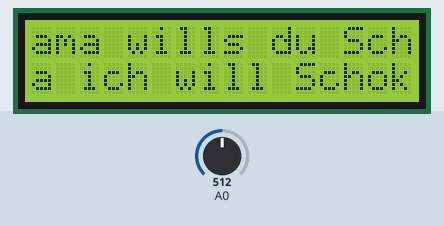
Simulated run of this sketch. Board: Arduino Uno, built with avr-gcc and run on an emulated ATmega328P. On the bench: 16×2 character LCD. Inputs (shaded band) come from the test bench; at power-on: A0 = 512.

Above: at 0.2 s.
At 4.7 s:
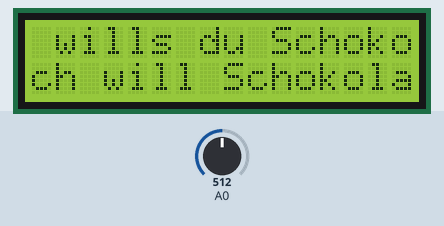
At 9.2 s:
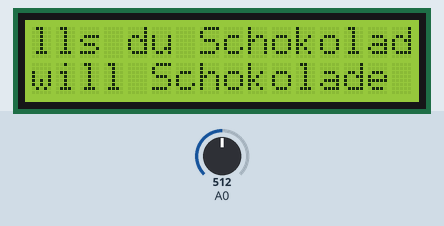
At 18.2 s:
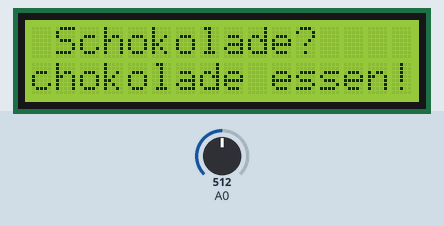
At 27.2 s:
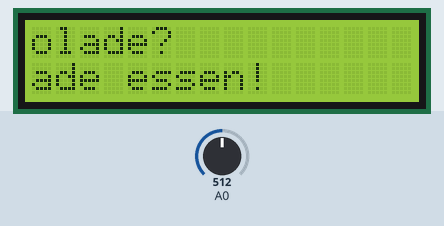
At 37.7 s:
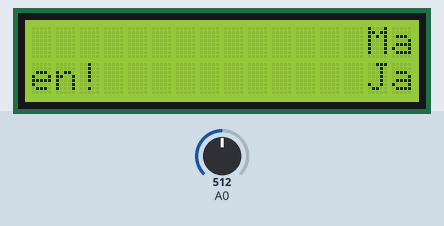

The sketch:

LCD_HelloTayab.ino
```cpp
#include <LiquidCrystal_I2C.h>
LiquidCrystal_I2C lcd(0x27, 16, 2);

void setup() {
pinMode(A0, INPUT);
lcd.init();
  lcd.backlight();
  lcd.setCursor(0,0);
  lcd.print("Mama wills du Schokolade?");
  lcd.setCursor(0,1);
  lcd.print("Ja ich will Schokolade essen!");

  // put your setup code here, to run once:

}

void loop() {
  int value = analogRead(A0);
  lcd.scrollDisplayLeft();
  delay(1500);

    // put your main code here, to run repeatedly:

}
```

Measured:
- what the display in image 1 shows lasts 1.5 s, from 4.6 s to 6.1 s
